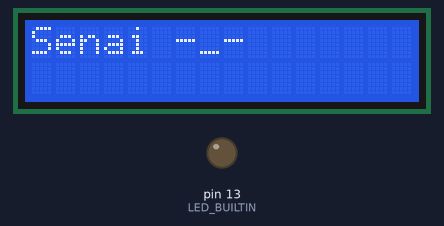
This sketch was run on a simulated Arduino Uno, built with avr-gcc and run on an emulated ATmega328P. On the bench: 16×2 character LCD, output pins drawn as LEDs (lit = HIGH).

Above: at 2.1 s.
At 126.5 s:
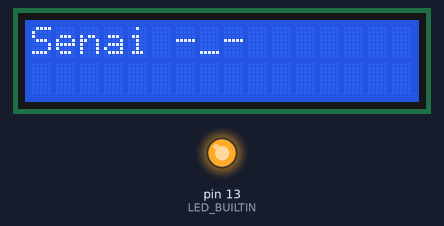
Timing chart, 0 to 129.0 s (numbered marks = the images above):
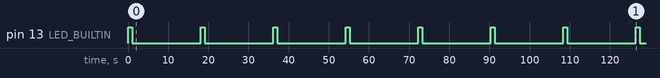

The sketch:

primeiro_lcd.ino
```cpp
#include <LiquidCrystal.h>
#include <locale.h>
// C++ code
//
int contador = 1;
LiquidCrystal lcd(12, 11, 5, 4, 3, 2);
void setup()
{
  pinMode(LED_BUILTIN, OUTPUT);
  lcd.begin(16, 2);
  lcd.clear();
}

void loop()
{
  digitalWrite(LED_BUILTIN, HIGH);
  delay(1000); // Wait for 1000 millisecond(s)
  digitalWrite(LED_BUILTIN, LOW);
  delay(1000); // Wait for 1000 millisecond(s)

  int contador = 1;
  while (contador <= 16)
  {
    lcd.clear();
    lcd.setCursor(0, 0);
    lcd.print("Senai -_- ");
    delay(1000);
    contador++;
  }

}
```

Measured:
- by itself, pin 13 (LED_BUILTIN): alternates HIGH for 1.0 s and LOW for 17.1 s
